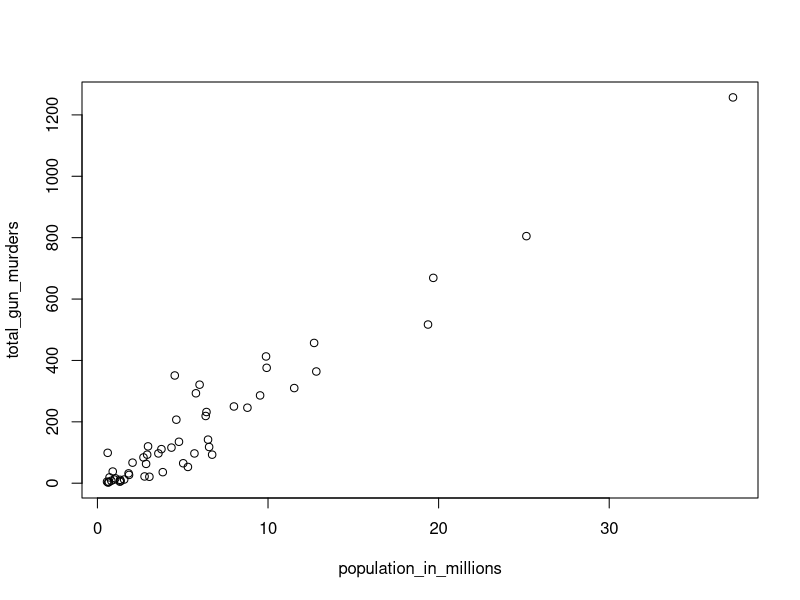
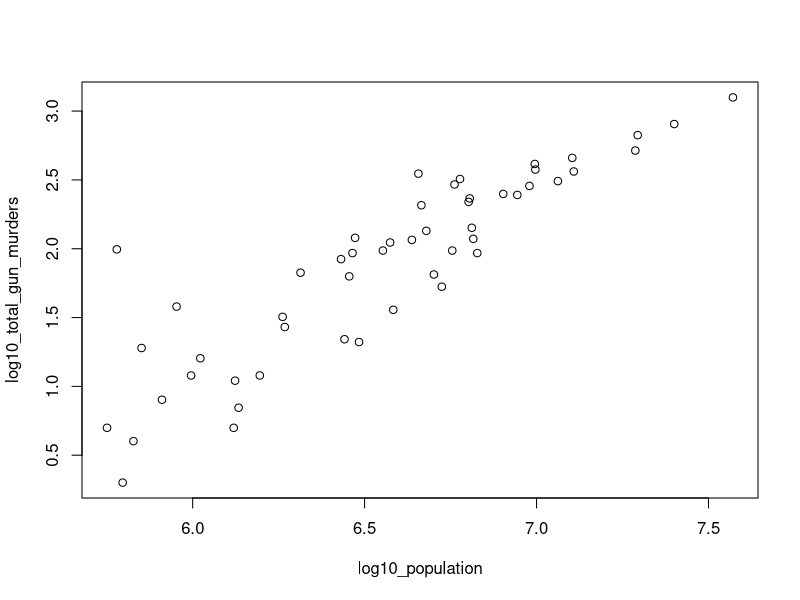
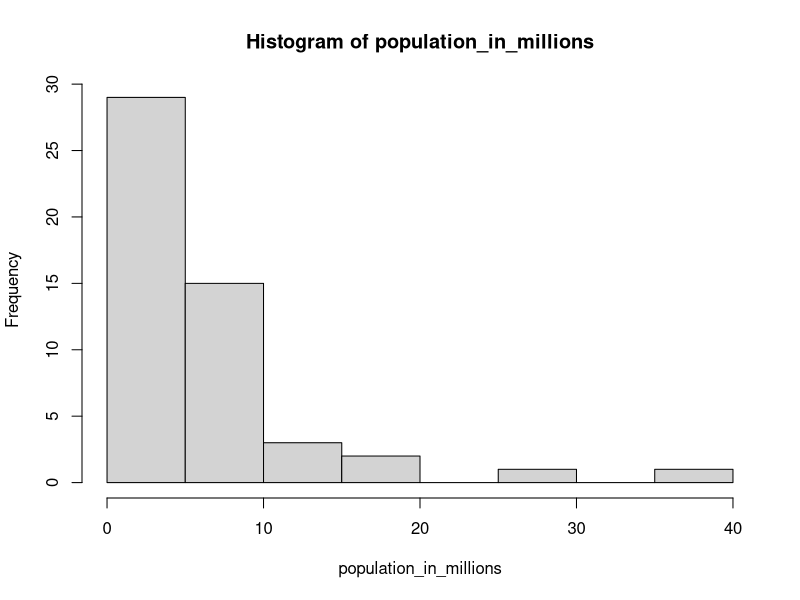
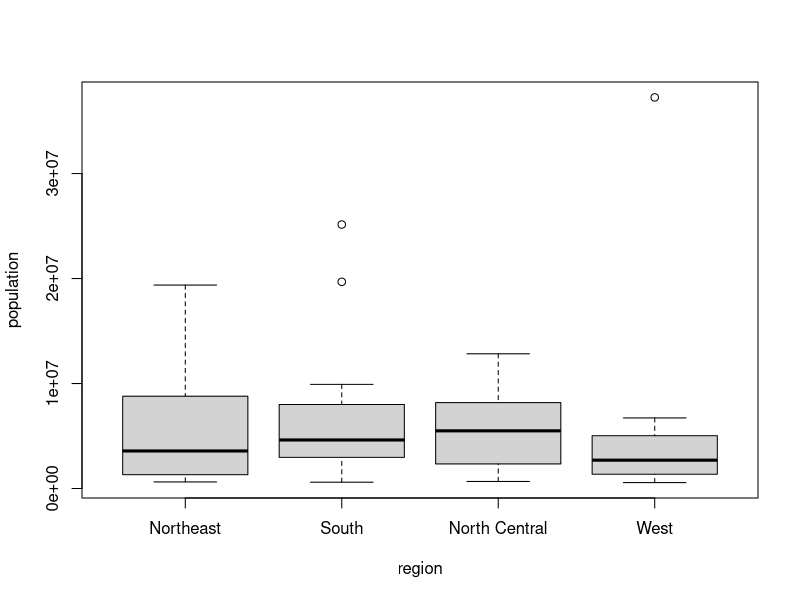
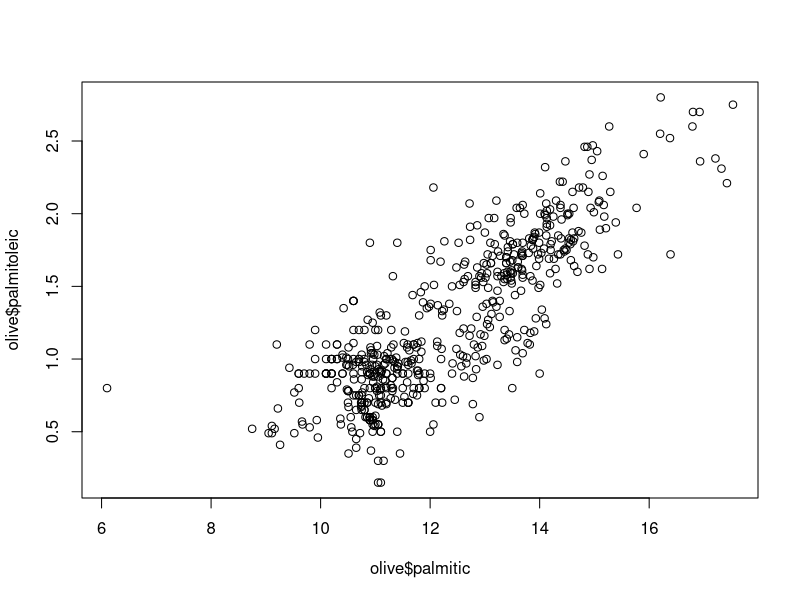
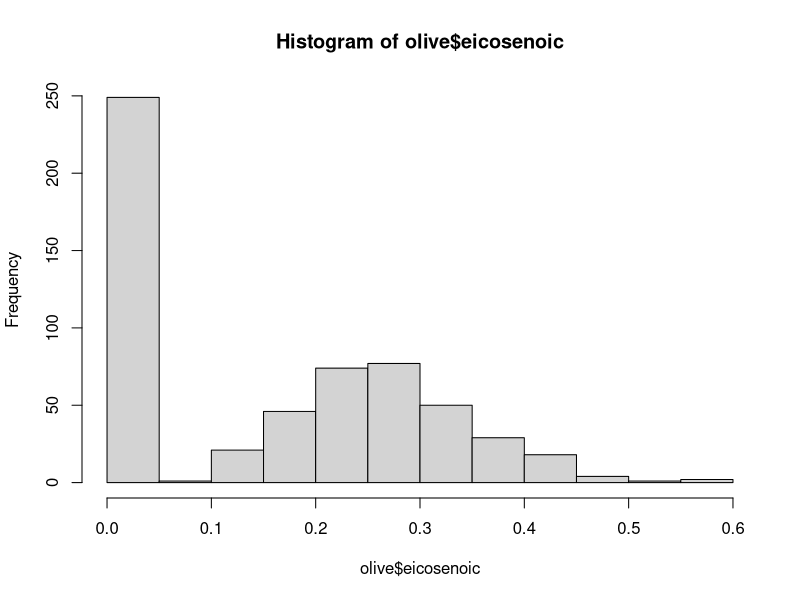
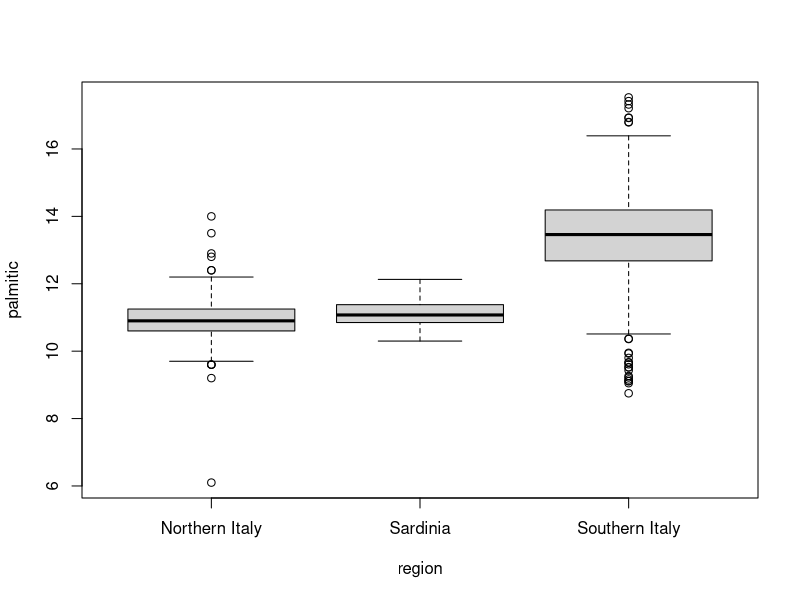

Write R code to recreate these figures, in order.

setwd ("C:/Users/Iwara Arikpo/Dropbox/MyDocs/Capacity Development/Harvard edX R Course/R Professional Certificate Program/COURSES/R Basics/Lab/Code")

#install.packages("dslabs")

library(dslabs)


#load the murders dataset from the dslabs package
data("murders")


#US Murder rate
murder_rate <- (murders$total/murders$population)*100000

#Using logicals to index vectors
ind <- murder_rate < 0.71

#To see which states meet this logical condition above
murders$state[ind]

#To get number of states that meet this condition use sum function on the vector
sum(ind)


#Create a logical vector showing which murder rates are lower than 1 and which are not name it low
low <- murder_rate < 1


#Assessment 3.2 Basic Data Wrangling
#Using the dplyr package
library(dplyr)

#creating columns with mutate function of dplyr
murders <- mutate(murders, rate = total/population *100000)


#To rank murder rate from highest to lowest and putting into a new column rank
murders <- mutate(murders, rank(-rate))

#show the state names and abbreviations only using select function
select(murders, state, abb)


#Use filter to show the top 5 states with the highest murder rates in descending order. 
#Use rank to do this
filter(murders, rank(-rate) <=5)

#Create a new data frame called no_south that removes states from the South region.
no_south <- filter(murders, region!= "South")


#How many states are in this category? You can use the function nrow for this.
nrow(no_south)


#Create a new data frame called murders_nw with only the states from the Northeast and the West.
murders_nw <- filter(murders, region %in% c("Northeast", "West"))

#How many states are in this category?
nrow(murders_nw)


#filtering by two conditions
#Add a murder rate column and a rank column as done before
murders <- mutate(murders, rate = total/population *100000, rank=rank(-rate))


#Create a table, call it my_states, that satisfies both the conditions: 
#it is in the Northeast or West and the murder rate is less than 1.

my_states <- filter(murders, region %in% c("Northeast", "West") & rate < 1)


#Use select to show only the state name, the rate and the rank
select(my_states, state, rate, rank)


#Using the pipe %>%
#For example we could have mutated and selected in the same line like this:
mutate(murders, rate =  total / population * 100000, rank = (-rate)) %>% 
  select(state, rate, rank)


#Repeat the previous exercise, but now instead of creating a new object, show the result and only 
#include the state, rate, and rank columns in that order.
filter(murders, region %in% c("Northeast", "West") & rate < 1) %>% 
  select(state, rate, rank)


#Introducing a second level pipe to further extract those with rates <= 0.5
filter(murders, region %in% c("Northeast", "West") & rate < 1) %>% 
  select(state, rate, rank) %>% filter(rate <= 0.5)




#mutate, filter and select
#Now we will reset murders to the original table by using data(murders)

data(murders)

# Use one line of code to create a new data frame, called my_states, that has murder rate and rank 
# columns (with the rank ordered from highest to lowest), considers only states in the 
# Northeast or West which have a murder rate lower than 1, and contain only the state, rate, and rank 
# columns. The line should have four components separated by three %>% operators:

my_states <- mutate(murders, rate =  total / population * 100000) %>% 
  mutate(rank = rank(-rate)) %>% 
  filter(region %in% c("Northeast", "West") & rate < 1) %>%
  select(state, rate, rank)



#####################Scatterplots
#We made a plot of total murders versus population and noted a strong relationship: 
#not surprisingly states with larger populations had more murders. You can run the code in the 
#console to get the plot.

library(dslabs)
data(murders)

population_in_millions <- murders$population/10^6
total_gun_murders <- murders$total

plot(population_in_millions, total_gun_murders)


#Note that many states have populations below 5 million and are bunched up in the plot. 
#We may gain further insights from making this plot in the log scale.

#Transform the variables using the log base 10 transformation

# Transform population (not population in millions) using the log10 transformation and 
#save to object log10_population
log10_population <- log10(murders$population)

# Transform total gun murders using log10 transformation and save to object log10_total_gun_murders
log10_total_gun_murders <- log10(murders$total)

#Plot the log transformed total murders versus population
plot(log10_population, log10_total_gun_murders)



#################Histograms
#Compute the population in millions and save it to the object population_in_millions
population_in_millions <- murders$population/10^6

#Create a histogram of the state populations using the function hist
hist(population_in_millions)



###################Boxplots
#In one line of code:
#Stratify the state populations by region.
#Generate boxplots for the strata.

#Note that you can achieve this using this population~region inside boxplot to generate the 
#strata and specify the dataset with the data argument.

boxplot(population~region, data = murders)




#Section 3 Assessment
#For questions 1-8, load the dslabs dataset heights:
library(dslabs)
data(heights)
options(digits = 3)    # report 3 significant digits for all answers


#First, determine the average height in this dataset. Then create a logical vector ind with the 
#indices for those individuals who are above average height.

#How many individuals in the dataset are above average height?
avg_height <- mean(heights$height)
ind <- heights$height > avg_height

sum(ind)


#How many individuals in the dataset are above average height and are female?
heights$sex[ind]

female_abv_avg <- filter(heights, sex %in% c("Female") & height > avg_height)



#If you use mean() on a logical (TRUE/FALSE) vector, it returns the proportion of observations 
#that are TRUE.
ind_fmale <- heights$sex == "Female"

#What proportion of individuals in the dataset are female?
mean(ind_fmale)




#This question takes you through three steps to determine the sex of the individual with 
#the minimum height.

#(a) Determine the minimum height in the heights dataset.
min_height <- min(heights$height)


#(b) Use the match() function to determine the index of the first individual with the minimum height.
match(min_height, heights$height)


#(c) Subset the sex column of the dataset by the index in 4b to determine the individual's sex.
ind_min_height <- match(min_height, heights$height)
heights$sex[ind_min_height]



#This question takes you through three steps to determine how many of the integer height values 
#between the minimum and maximum heights are not actual heights of individuals in the heights 
#dataset.


#(a) Determine the maximum height.
max_height <- max(heights$height)


#(b) Which integer values are between the maximum and minimum heights? For example, 
# if the minimum height is 10.2 and the maximum height is 20.8, your answer should be x <- 11:20 
# to capture the integers in between those values. (If either the maximum or minimum height are 
# integers, include those values too.)
# 
# Write code to create a vector x that includes the integers between the minimum and maximum heights 
# (as numbers).
# There are multiple ways to solve this problem, but the grader expects you to use the format in the 
# problem description. Your answer should have numbers and a colon (:), and it should not use other 
# functions.

x <- 50:82


#(c) How many of the integers in x are NOT heights in the dataset?
#Use the sum() and %in% functions in addition to the ! operator.

sum(!(x %in% heights$height))


# Using the heights dataset, create a new column of heights in centimeters named ht_cm. 
# Recall that 1 inch = 2.54 centimeters. Save the resulting dataset as heights2.

heights2 <- mutate(heights, ht_cm = height * 2.54)


#(a) What is the height in centimeters of the 18th individual (index 18)
heights2$ht_cm[18]


#(b) What is the mean height in centimeters?
mean(heights2$ht_cm)


#(a) Create a data frame females by filtering the heights2 data to contain only female individuals
females <- filter(heights2, sex=="Female")


#(b) What is the mean height of the females in centimeters?
mean(females$ht_cm)



#Question 8
# The olive dataset in dslabs contains composition in percentage of eight fatty acids found in the lipid fraction of 572 Italian 
# olive oils:

library(dslabs)
data(olive)
head(olive)

#Plot the percent palmitic acid versus palmitoleic acid in a scatterplot. 
#What relationship do you see?

plot(olive$palmitic, olive$palmitoleic)  


#Question 9
#Create a histogram of the percentage of eicosenoic acid in olive.

hist(olive$eicosenoic)


#Question 10
#Make a boxplot of palmitic acid percentage in olive with separate distributions for each region.

boxplot(palmitic~region, data=olive)
